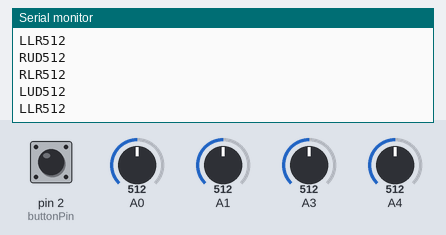
Recording of a sketch running on a simulated Arduino Uno, built with avr-gcc and run on an emulated ATmega328P. On the bench: the last lines printed to the serial monitor. The test bench sets the inputs (shaded band); at power-on: pin 2 (buttonPin) LOW, A0 = 512, A1 = 512, A3 = 512, A4 = 512.

Above: at 1.2 s.
1.3 s: pin 2 (buttonPin) pulled HIGH for 0.15 s
3.0 s: A0 set to 716
4.5 s: A1 set to 716
At 5.0 s:
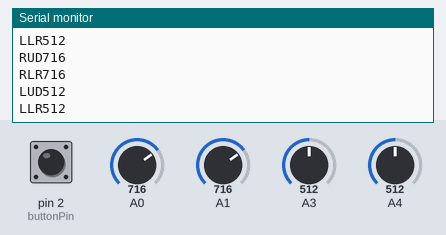
6.0 s: A3 set to 716
At 6.9 s:
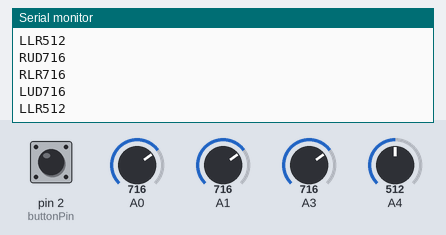
7.5 s: A4 set to 716
At 8.5 s:
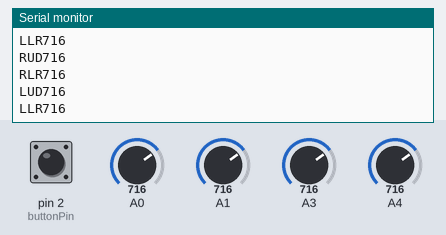
9.0 s: A0 set to 992
At 9.8 s:
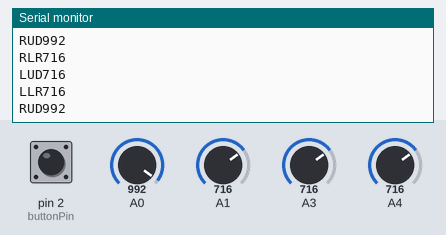
Timing chart, 0 to 11.5 s (numbered marks = the images above; inputs shaded):
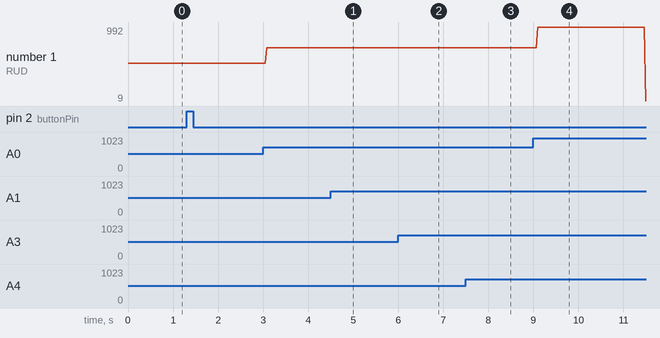

Measured:
- after the input at 4.5 s, the serial monitor: prints a new line after 0.08 s (image 1)
- after the input at 6.0 s, the serial monitor: prints a new line after 0.09 s (image 2)
- after the input at 7.5 s, the serial monitor: prints a new line after 0.09 s (image 3)
- after the input at 9.0 s, the serial monitor: prints a new line after 0.10 s (image 4)
- plotted number 1: 512 → 716 after the input at 3.0 s, 716 → 9 after the input at 9.0 s

The sketch:

sketch_may09a.ino
```cpp
int R_UD = 0;
int R_LR = 0;
int L_UD = 0;
int L_LR = 0;

int R_StartUD = -1;
int R_StartLR = -1;
int L_StartUD = -1;
int L_StartLR = -1;

// this constant won't change:
const int  buttonPin = 2;    // the pin that the pushbutton is attached to
// Variables will change:
int buttonState = 0;         // current state of the button
int lastButtonState = 0;     // previous state of the button

int DEFAULT_MIN_THRESHOLD = 5;
boolean L_FLAG = false;
boolean R_FLAG = false;

void setup() {
  // initialize the button pin as a input:
  pinMode(buttonPin, INPUT);
  Serial.begin(9600);
}

void loop() {
  R_UD = analogRead(A0);
  R_LR = analogRead(A1);
  L_UD = analogRead(A3);
  L_LR = analogRead(A4);

  // read the pushbutton input pin:
  buttonState = digitalRead(buttonPin);

  if(R_StartUD == -1 || R_StartLR == -1)
  {
    R_StartUD = R_UD;
    R_StartLR = R_LR;
    Serial.print("RUD");
    Serial.println(R_UD,DEC);
    Serial.print("RLR");
    Serial.println(R_LR,DEC);
    delay(200);
  }

  if(L_StartUD == -1 || L_StartLR == -1)
  {
    L_StartUD = L_UD;
    L_StartLR = L_LR;
    Serial.print("LUD");
    Serial.println(L_UD,DEC);
    Serial.print("LLR");
    Serial.println(L_LR, DEC);
    delay(200);
    //Serial.println("Go Ahead");
  }

  if(R_UD > R_StartUD+DEFAULT_MIN_THRESHOLD || R_UD < R_StartUD-DEFAULT_MIN_THRESHOLD || R_LR > R_StartLR+DEFAULT_MIN_THRESHOLD || R_LR < R_StartLR-DEFAULT_MIN_THRESHOLD)
  {
    Serial.print("RUD");
    Serial.println(R_UD,DEC);
    Serial.print("RLR");
    Serial.println(R_LR,DEC);
    R_FLAG = true;
  }
  else /*if(R_FLAG)*/
  {
    Serial.print("RUD");
    Serial.println(R_StartUD,DEC);
    Serial.print("RLR");
    Serial.println(R_StartLR,DEC);
    R_FLAG = false;
  }

  if(L_UD > L_StartUD+DEFAULT_MIN_THRESHOLD || L_UD < L_StartUD-DEFAULT_MIN_THRESHOLD || L_LR > L_StartLR+DEFAULT_MIN_THRESHOLD || L_LR < L_StartLR-DEFAULT_MIN_THRESHOLD)
  {
    Serial.print("LUD");
    Serial.println(L_UD,DEC);
    Serial.print("LLR");
    Serial.println(L_LR, DEC);
    L_FLAG = true;
  }
  else/* if(L_FLAG)*/
  {
    Serial.print("LUD");
    Serial.println(L_StartUD,DEC);
    Serial.print("LLR");
    Serial.println(L_StartLR, DEC);
    L_FLAG = false;
  }

  // compare the buttonState to its previous state
  if (buttonState != lastButtonState) {
    // if the state has changed, increment the counter
    if (buttonState == HIGH) {
      // if the current state is HIGH then the button
      // wend from off to on:
      Serial.print("BTN");
      Serial.println(1,DEC);
    }
    else {
      // if the current state is LOW then the button
      // wend from on to off:
      Serial.print("BTN");
      Serial.println(0,DEC);
    }
  }
  // save the current state as the last state,
  //for next time through the loop
  lastButtonState = buttonState;
  //delay(200);
}
```
